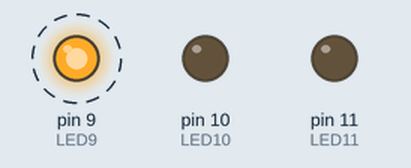
Simulated run of this sketch. Board: Arduino Uno, built with avr-gcc and run on an emulated ATmega328P. On the bench: output pins drawn as LEDs (lit = HIGH). Dashed ring = blinking.

Above: at 0.2 s.
Timing chart, 0 to 3.5 s (numbered marks = the images above):
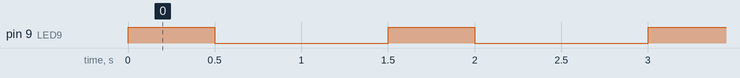

The sketch:

exercise1_2_LED_blue.ino
```cpp
// Blinking LED
// LEDのフェードインとフェードアウト

const int LED9 =  9; // 青色LED接続
const int LED10 = 10; // 黄色LED接続
const int LED11 = 11; // 赤色LED接続

int i = 0;         // カウントアップ用の変数

void setup() {
  // put your setup code here, to run once:
  pinMode(LED9, OUTPUT);
  pinMode(LED10, OUTPUT);
  pinMode(LED11, OUTPUT);
}

void loop() {
  // put your main code here, to run repeatedly:

  digitalWrite(LED9, HIGH);
  delay(500);

  digitalWrite(LED9, LOW);
  delay(1000);
}
```

Measured:
- by itself, pin 9 (LED9): alternates HIGH for 0.50 s and LOW for 1.0 s
